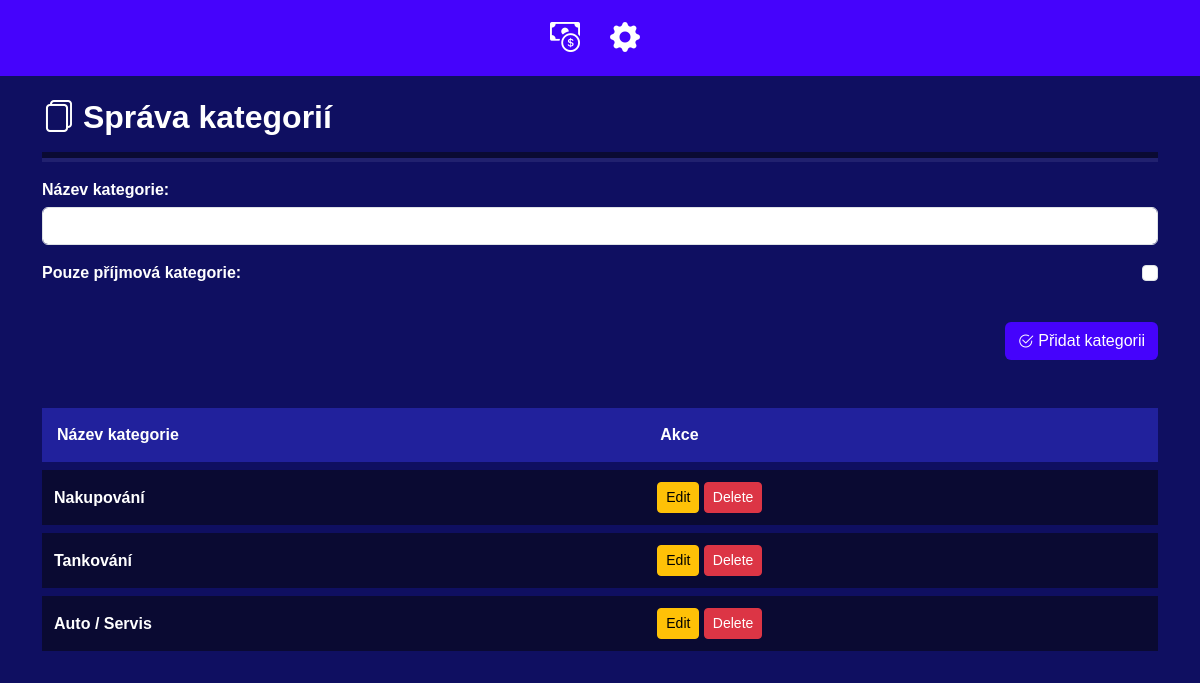
Page /categories/ on the earlier database version.
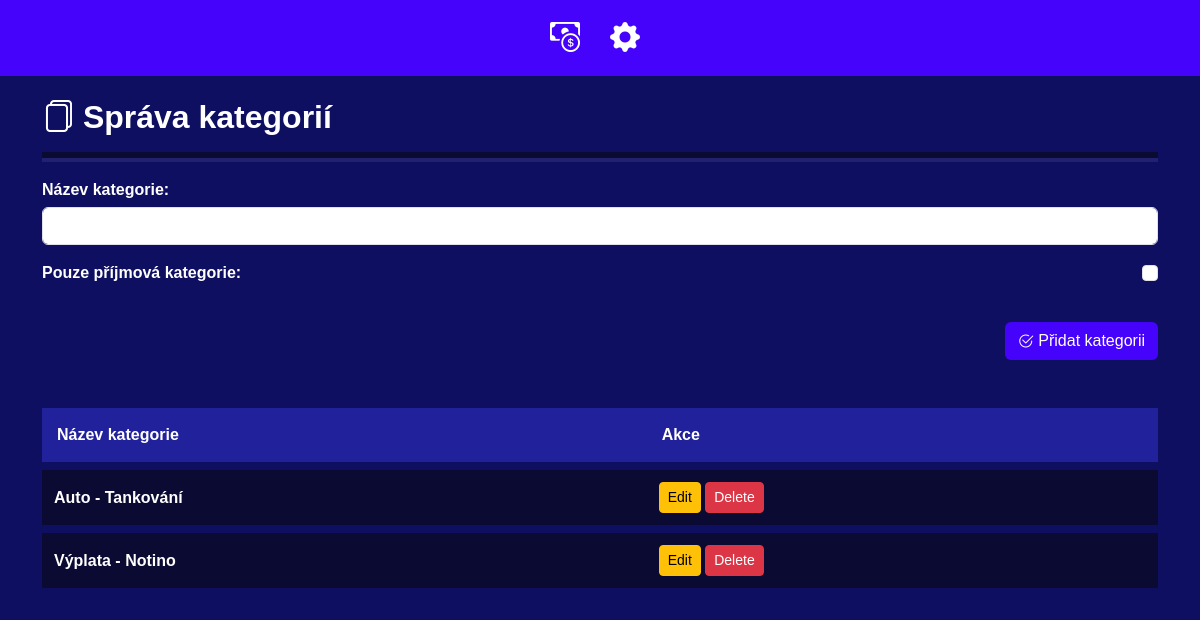
Same page on the later database version.
### finance_app/models.py (models this page shows, shortened)
class Category(models.Model):
    name = models.CharField(max_length=100, unique=True)
    is_income = models.BooleanField(default=False)

### finance_app/views.py (the view)
# urls.py: path('categories/', views.manage_categories,name='manage_categories'), #
def manage_categories(request):
    categories = Category.objects.all()
    if request.method == 'POST':
        form = CategoryForm(request.POST)
        if form.is_valid():
            form.save()
            return redirect('manage_categories')
    else:
        form = CategoryForm()
    return render(request, 'manage_categories.html', {'categories': categories, 'form': form})

### finance_app/forms.py
class CategoryForm(forms.ModelForm):
    class Meta:
        model = Category
        fields = ['name','is_income']
        widgets = {
            'name': forms.TextInput(attrs={'class': 'form-control'}),
            'is_income': forms.CheckboxInput(attrs={'class': 'form-check-input float-end '}),
        }
        labels = {
            'name':'Název kategorie',
            'is_income':'Pouze příjmová kategorie',
        }

### finance_app/templates/manage_categories.html (shortened to what this page needs)
{% extends 'base.html'  %}
{% block content %}
  <h2 class="py-2"> <i class="bi bi-files"></i> Správa kategorií</h2>
<div class="hr-container">
    <hr class="hr-main">
    <hr class="hr-secondary">
</div>
                <form class="py-3" method="post">
                    {{ form.as_p }}
                    <button type="submit" class="mt-3 mb-5 btn darkbtn float-end"><i style="position:relative;top:1px !important;" class="bi bi-check2-circle"></i>   Přidat kategorii</button>
                </form>
                    <table class="table">
                        <thead>
                            <tr>
                                <th>Název kategorie</th>
                                <th>Akce</th>
                            </tr>
                        </thead>
                        <tbody>
                            {% for category in categories %}
                            <tr>
                                <td>{{ category.name }}</td>
                                <td>
                                    <a href="{% url 'edit_category' category.id %}" class="btn btn-warning btn-sm">
                                         Edit
                                    </a>
                                    <form method="post" action="{% url 'delete_category' category.id %}" style="display:inline;">
                                        <button type="submit" class="btn btn-danger btn-sm">
                                             Delete
                                        </button>
                                    </form>
                                </td>
                            </tr>
                            {% endfor %}
                        </tbody>
                    </table>
    {% endblock %}

Differences in the rows shown:
removed Category: name "Auto / Servis"
changed Category: name "Nakupování" → "Auto - Tankování"
changed Category: name "Tankování" → "Výplata - Notino"
